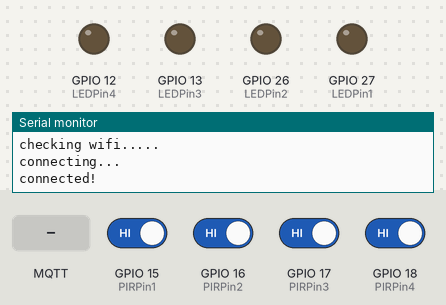
Simulated run of this sketch. Board: ESP32. On the bench: output pins drawn as LEDs (lit = HIGH), the last lines printed to the serial monitor. Dashed ring = blinking. The test bench sets the inputs (shaded band); at power-on: GPIO 15 (PIRPin1), GPIO 16 (PIRPin2), GPIO 17 (PIRPin3), GPIO 18 (PIRPin4) HIGH. WiFi joins after 1.5 s; servers stay silent unless stated; no MQTT or app messages arrive unless stated.

Above: at 3.2 s.
3.3 s: GPIO 15 (PIRPin1) driven LOW
At 4.16 s:
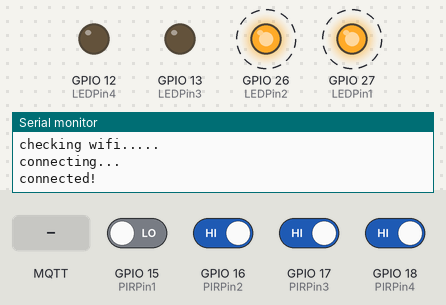
6.3 s: MQTT message "Enc1" arrives on the first subscribed topic
9.3 s: GPIO 16 (PIRPin2) driven LOW
At 11.38 s:
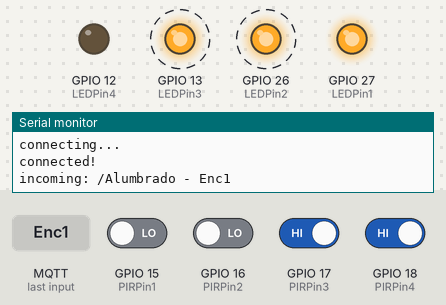
12.3 s: GPIO 17 (PIRPin3) driven LOW
At 14.1 s:
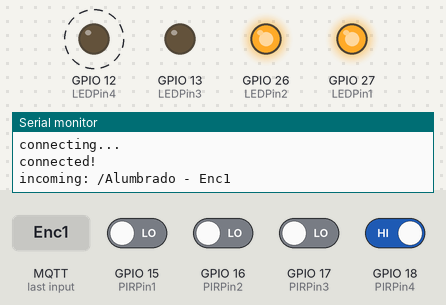
15.3 s: MQTT message "Ap1" arrives on the first subscribed topic
At 16.54 s:
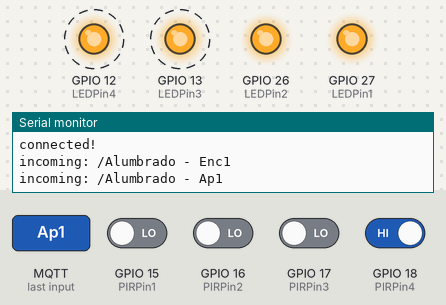
18.3 s: GPIO 16 (PIRPin2) driven HIGH
At 20.55 s:
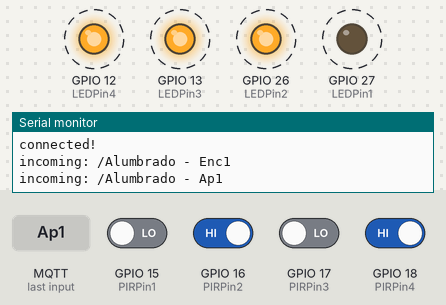
Timing chart, 0 to 22.3 s (numbered marks = the images above; inputs shaded):
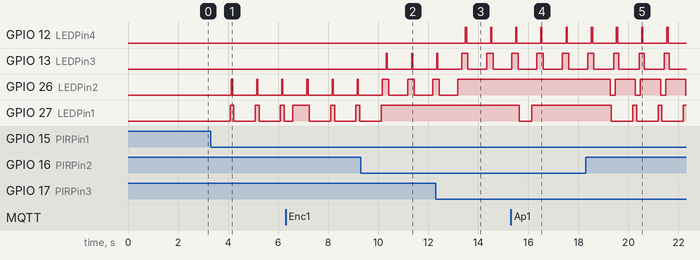

Measured:
- after the input at 3.3 s, GPIO 26 (LEDPin2): alternates HIGH for 0.05 s and LOW for 0.95 s, starting after 0.84 s; GPIO 27 (LEDPin1): alternates HIGH for 0.15 s and LOW for 0.85 s, starting after 0.79 s
- after the input at 9.3 s, GPIO 13 (LEDPin3): alternates HIGH for 0.05 s and LOW for 0.96 s, starting after 1.0 s; GPIO 27 (LEDPin1): goes on until 10.1 s, then stays HIGH
- after the input at 12.3 s, GPIO 12 (LEDPin4): alternates HIGH for 0.05 s and LOW for 0.96 s, starting after 1.2 s; GPIO 26 (LEDPin2): goes on until 13.2 s, then stays HIGH
- after the input at 15.3 s, GPIO 27 (LEDPin1): HIGH → LOW after 0.34 s, → HIGH 0.50 s later
- after the input at 18.3 s, GPIO 26 (LEDPin2): alternates HIGH for 0.81 s and LOW for 0.20 s, starting after 0.97 s; GPIO 27 (LEDPin1): alternates HIGH for 0.15 s and LOW for 0.86 s, starting after 1.0 s

The sketch:

PubSubEsp2.ino
```cpp
#include <WiFi.h>
#include <MQTT.h>
const int LEDPin1= 27;
const int LEDPin2= 26;
const int LEDPin3= 13;
const int LEDPin4= 12;

const int PIRPin1= 15;
const int PIRPin2= 16;
const int PIRPin3= 17;
const int PIRPin4= 18;


const char ssid[] = "wifiAp";
const char pass[] = "embebidos";

WiFiClient net;
MQTTClient client;

unsigned long lastMillis = 0;

void connect() {
  Serial.print("checking wifi...");
  while (WiFi.status() != WL_CONNECTED) {
    Serial.print(".");
    delay(1000);
  }

  Serial.print("\nconnecting...");
  while (!client.connect("arduino", "public", "public")) {
    Serial.print(".");
    delay(1000);
  }

  Serial.println("\nconnected!");

  client.subscribe("/Alumbrado");
  // client.unsubscribe("/Alumbrado");
}

void messageReceived(String &topic, String &payload) {
  Serial.println("incoming: " + topic + " - " + payload);

  // Note: Do not use the client in the callback to publish, subscribe or
  // unsubscribe as it may cause deadlocks when other things arrive while
  // sending and receiving acknowledgments. Instead, change a global variable,
  // or push to a queue and handle it in the loop after calling `client.loop()`.
  if (payload == "Enc1"){
    digitalWrite(LEDPin1, 1);
    }
  if(payload == "Ap1"){
      digitalWrite(LEDPin1, 0);
      }
}

void setup() {
  pinMode(LEDPin1, OUTPUT);
  pinMode(LEDPin2, OUTPUT);
  pinMode(LEDPin3, OUTPUT);
  pinMode(LEDPin4, OUTPUT);


  pinMode(PIRPin1, INPUT);
  pinMode(PIRPin2, INPUT);
  pinMode(PIRPin3, INPUT);
  pinMode(PIRPin4, INPUT);

  Serial.begin(115200);
  WiFi.begin(ssid, pass);

  // Note: Local domain names (e.g. "Computer.local" on OSX) are not supported
  // by Arduino. You need to set the IP address directly.
  client.begin("public.cloud.shiftr.io", net);
  client.onMessage(messageReceived);

  connect();
}

void loop() {
  int value1= digitalRead(PIRPin1);
  int value2= digitalRead(PIRPin2);
  int value3= digitalRead(PIRPin3);
  int value4= digitalRead(PIRPin4);

  client.loop();
  delay(10);  // <- fixes some issues with WiFi stability

  if (!client.connected()) {
    connect();
  }
  if (millis() - lastMillis > 1000) {
    lastMillis = millis();

    if (!value1){
      client.publish("/hello","Enc4");
      }
      if (!value1 == 0){
      client.publish("/hello","Ap4");
      }

    if (!value1==1 || !value1==0){
      digitalWrite(LEDPin1, !value1);
      delay(50);
      digitalWrite(LEDPin2, !value1);
      delay(50);
    }
if (!value2==1 || !value2==0){

    digitalWrite(LEDPin2, !value2);
    delay(50);
    digitalWrite(LEDPin1, !value2);
    delay(50);
    digitalWrite(LEDPin3, !value2);
    delay(50);
    }


  if (!value3==1 || !value3==0){

    digitalWrite(LEDPin3, !value3);
    delay(50);
    digitalWrite(LEDPin2, !value3);
    delay(50);
    digitalWrite(LEDPin4, !value3);
    delay(50);
    }

    if (!value4==1 || !value4==0){
    digitalWrite(LEDPin4, !value4);
    delay(50);
    digitalWrite(LEDPin3, !value4);
    delay(50);

    }


  }
}
```
